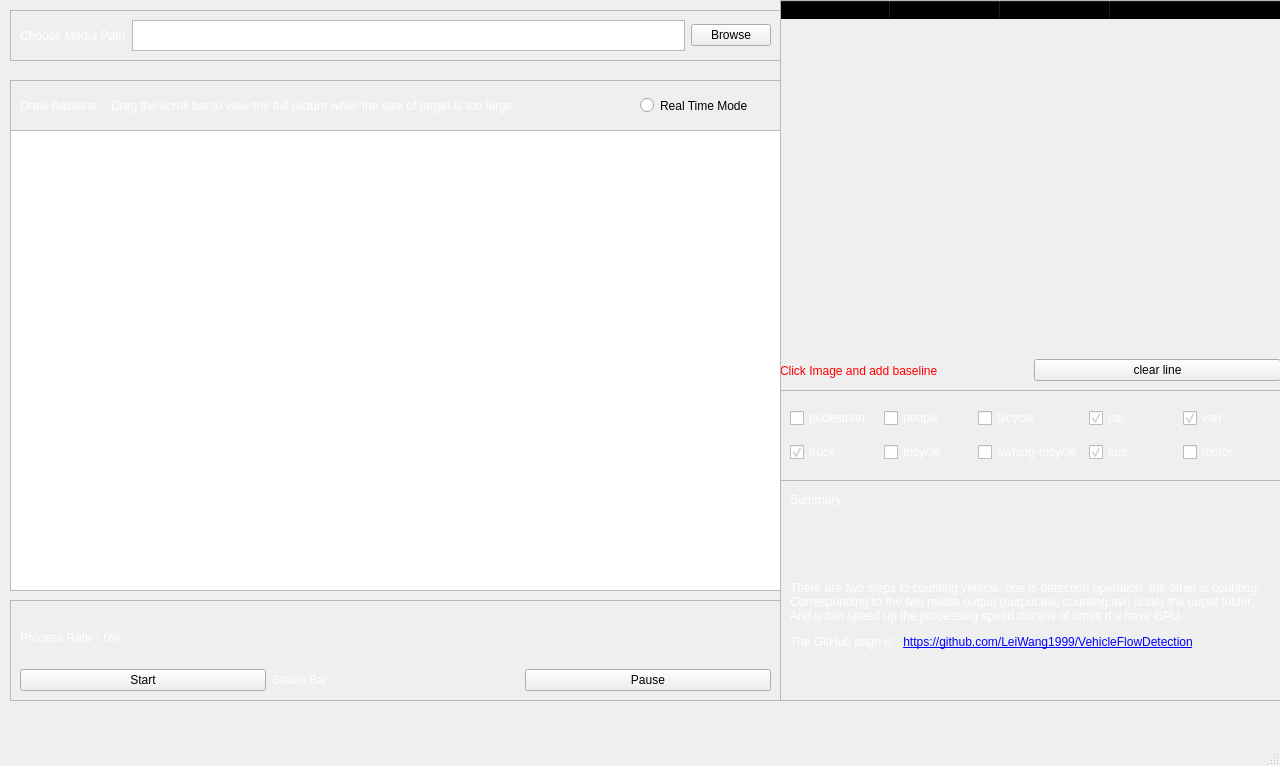
<?xml version="1.0" encoding="UTF-8"?>
<ui version="4.0">
 <class>MainWindow</class>
 <widget class="QMainWindow" name="MainWindow">
  <property name="geometry">
   <rect>
    <x>0</x>
    <y>0</y>
    <width>1280</width>
    <height>766</height>
   </rect>
  </property>
  <property name="windowTitle">
   <string>VehicleGUI</string>
  </property>
  <widget class="QWidget" name="centralwidget">
   <widget class="QFrame" name="choose_video">
    <property name="geometry">
     <rect>
      <x>10</x>
      <y>10</y>
      <width>771</width>
      <height>51</height>
     </rect>
    </property>
    <property name="frameShape">
     <enum>QFrame::StyledPanel</enum>
    </property>
    <property name="frameShadow">
     <enum>QFrame::Raised</enum>
    </property>
    <layout class="QHBoxLayout" name="horizontalLayout">
     <item>
      <widget class="QLabel" name="label_2">
       <property name="styleSheet">
        <string notr="true">color:white;

font-family: 微软雅黑;

font-size:18px；</string>
       </property>
       <property name="text">
        <string>Choose Media Path</string>
       </property>
      </widget>
     </item>
     <item>
      <widget class="QTextBrowser" name="textBrowser"/>
     </item>
     <item>
      <widget class="QPushButton" name="browse">
       <property name="text">
        <string>Browse</string>
       </property>
      </widget>
     </item>
    </layout>
   </widget>
   <widget class="QFrame" name="baseline_info">
    <property name="geometry">
     <rect>
      <x>780</x>
      <y>0</y>
      <width>501</width>
      <height>391</height>
     </rect>
    </property>
    <property name="styleSheet">
     <string notr="true"/>
    </property>
    <property name="frameShape">
     <enum>QFrame::StyledPanel</enum>
    </property>
    <property name="frameShadow">
     <enum>QFrame::Raised</enum>
    </property>
    <widget class="QTableWidget" name="baseline_table">
     <property name="geometry">
      <rect>
       <x>0</x>
       <y>0</y>
       <width>501</width>
       <height>351</height>
      </rect>
     </property>
     <property name="styleSheet">
      <string notr="true">background-color:rgba(0,0,0,0);</string>
     </property>
     <property name="gridStyle">
      <enum>Qt::NoPen</enum>
     </property>
     <property name="rowCount">
      <number>10</number>
     </property>
     <property name="columnCount">
      <number>4</number>
     </property>
     <attribute name="horizontalHeaderVisible">
      <bool>true</bool>
     </attribute>
     <attribute name="horizontalHeaderCascadingSectionResizes">
      <bool>false</bool>
     </attribute>
     <attribute name="horizontalHeaderDefaultSectionSize">
      <number>110</number>
     </attribute>
     <attribute name="horizontalHeaderHighlightSections">
      <bool>true</bool>
     </attribute>
     <attribute name="horizontalHeaderMinimumSectionSize">
      <number>30</number>
     </attribute>
     <attribute name="horizontalHeaderShowSortIndicator" stdset="0">
      <bool>false</bool>
     </attribute>
     <attribute name="horizontalHeaderStretchLastSection">
      <bool>true</bool>
     </attribute>
     <attribute name="verticalHeaderVisible">
      <bool>false</bool>
     </attribute>
     <attribute name="verticalHeaderCascadingSectionResizes">
      <bool>false</bool>
     </attribute>
     <attribute name="verticalHeaderHighlightSections">
      <bool>false</bool>
     </attribute>
     <attribute name="verticalHeaderShowSortIndicator" stdset="0">
      <bool>false</bool>
     </attribute>
     <attribute name="verticalHeaderStretchLastSection">
      <bool>false</bool>
     </attribute>
     <row/>
     <row/>
     <row/>
     <row/>
     <row/>
     <row/>
     <row/>
     <row/>
     <row/>
     <row/>
     <column>
      <property name="text">
       <string>index</string>
      </property>
      <property name="textAlignment">
       <set>AlignCenter</set>
      </property>
     </column>
     <column>
      <property name="text">
       <string>Start</string>
      </property>
      <property name="textAlignment">
       <set>AlignCenter</set>
      </property>
     </column>
     <column>
      <property name="text">
       <string>End</string>
      </property>
      <property name="textAlignment">
       <set>AlignCenter</set>
      </property>
     </column>
     <column>
      <property name="text">
       <string>Count</string>
      </property>
      <property name="textAlignment">
       <set>AlignCenter</set>
      </property>
     </column>
    </widget>
    <widget class="QWidget" name="layoutWidget">
     <property name="geometry">
      <rect>
       <x>0</x>
       <y>350</y>
       <width>501</width>
       <height>41</height>
      </rect>
     </property>
     <layout class="QHBoxLayout" name="horizontalLayout_2">
      <item>
       <widget class="QLabel" name="baseline_message">
        <property name="styleSheet">
         <string notr="true">color:red;

font-family: 微软雅黑;

font-size:18px；</string>
        </property>
        <property name="text">
         <string>Click Image and add baseline</string>
        </property>
       </widget>
      </item>
      <item>
       <widget class="QPushButton" name="line_clear">
        <property name="text">
         <string>clear line</string>
        </property>
       </widget>
      </item>
     </layout>
    </widget>
   </widget>
   <widget class="QLabel" name="label">
    <property name="geometry">
     <rect>
      <x>-1</x>
      <y>-5</y>
      <width>1281</width>
      <height>751</height>
     </rect>
    </property>
    <property name="text">
     <string/>
    </property>
    <property name="pixmap">
     <pixmap>../images/background.jpg</pixmap>
    </property>
    <property name="scaledContents">
     <bool>true</bool>
    </property>
   </widget>
   <widget class="QFrame" name="draw_baseline">
    <property name="geometry">
     <rect>
      <x>10</x>
      <y>80</y>
      <width>771</width>
      <height>511</height>
     </rect>
    </property>
    <property name="frameShape">
     <enum>QFrame::StyledPanel</enum>
    </property>
    <property name="frameShadow">
     <enum>QFrame::Raised</enum>
    </property>
    <widget class="QGraphicsView" name="graphicsView">
     <property name="geometry">
      <rect>
       <x>0</x>
       <y>50</y>
       <width>771</width>
       <height>461</height>
      </rect>
     </property>
    </widget>
    <widget class="QLabel" name="label_3">
     <property name="geometry">
      <rect>
       <x>10</x>
       <y>0</y>
       <width>611</width>
       <height>51</height>
      </rect>
     </property>
     <property name="styleSheet">
      <string notr="true">color:white;

font-family: 微软雅黑;

font-size:18px；</string>
     </property>
     <property name="text">
      <string>Draw Baseline  - Drag the scroll bar to view the full picture while the size of target is too large</string>
     </property>
    </widget>
    <widget class="QRadioButton" name="realtimemode">
     <property name="geometry">
      <rect>
       <x>630</x>
       <y>10</y>
       <width>131</width>
       <height>31</height>
      </rect>
     </property>
     <property name="text">
      <string>Real Time Mode</string>
     </property>
    </widget>
   </widget>
   <widget class="QFrame" name="control_process">
    <property name="geometry">
     <rect>
      <x>10</x>
      <y>600</y>
      <width>771</width>
      <height>101</height>
     </rect>
    </property>
    <property name="frameShape">
     <enum>QFrame::StyledPanel</enum>
    </property>
    <property name="frameShadow">
     <enum>QFrame::Raised</enum>
    </property>
    <layout class="QGridLayout" name="gridLayout_2">
     <item row="1" column="0">
      <widget class="QPushButton" name="start">
       <property name="text">
        <string>Start</string>
       </property>
      </widget>
     </item>
     <item row="1" column="2">
      <widget class="QPushButton" name="pause">
       <property name="text">
        <string>Pause</string>
       </property>
      </widget>
     </item>
     <item row="0" column="0" colspan="3">
      <widget class="QLabel" name="processrate">
       <property name="styleSheet">
        <string notr="true">color:white;

font-family: 微软雅黑;

font-size:18px；</string>
       </property>
       <property name="text">
        <string>Process Rate：0%</string>
       </property>
      </widget>
     </item>
     <item row="1" column="1">
      <widget class="QLabel" name="process_message">
       <property name="styleSheet">
        <string notr="true">color:white;

font-family: 微软雅黑;

font-size:18px；</string>
       </property>
       <property name="text">
        <string>Status Bar</string>
       </property>
      </widget>
     </item>
    </layout>
   </widget>
   <widget class="QFrame" name="show_result">
    <property name="geometry">
     <rect>
      <x>780</x>
      <y>480</y>
      <width>501</width>
      <height>221</height>
     </rect>
    </property>
    <property name="frameShape">
     <enum>QFrame::StyledPanel</enum>
    </property>
    <property name="frameShadow">
     <enum>QFrame::Raised</enum>
    </property>
    <widget class="QLabel" name="label_19">
     <property name="geometry">
      <rect>
       <x>10</x>
       <y>0</y>
       <width>96</width>
       <height>39</height>
      </rect>
     </property>
     <property name="styleSheet">
      <string notr="true">color:white;

font-family: 微软雅黑;

font-size:18px；</string>
     </property>
     <property name="text">
      <string>Summary</string>
     </property>
    </widget>
    <widget class="QLabel" name="label_6">
     <property name="geometry">
      <rect>
       <x>10</x>
       <y>60</y>
       <width>481</width>
       <height>151</height>
      </rect>
     </property>
     <property name="styleSheet">
      <string notr="true">color:white;

font-family: 微软雅黑;

font-size:18px；</string>
     </property>
     <property name="text">
      <string>&lt;html&gt;&lt;head/&gt;&lt;body&gt;&lt;p&gt;There are two steps to counting vehicle. one is detection operation, the other is counting. Corresponding to the two media output (output.avi, counting.avi) under the ouput folder. And u can speed up the processing speed dozens of times If u have GPU.&lt;/p&gt;&lt;p&gt;The GitHub page is : &lt;a href=&quot;https://github.com/NjtechPrinceling/VehicleFlowDetection&quot;&gt;&lt;span style=&quot; text-decoration: underline; color:#0000ff;&quot;&gt;https://github.com/LeiWang1999/VehicleFlowDetection&lt;/span&gt;&lt;/a&gt;&lt;/p&gt;&lt;/body&gt;&lt;/html&gt;</string>
     </property>
     <property name="scaledContents">
      <bool>false</bool>
     </property>
     <property name="wordWrap">
      <bool>true</bool>
     </property>
    </widget>
   </widget>
   <widget class="QFrame" name="frame">
    <property name="geometry">
     <rect>
      <x>780</x>
      <y>390</y>
      <width>501</width>
      <height>91</height>
     </rect>
    </property>
    <property name="frameShape">
     <enum>QFrame::StyledPanel</enum>
    </property>
    <property name="frameShadow">
     <enum>QFrame::Raised</enum>
    </property>
    <layout class="QGridLayout" name="gridLayout">
     <item row="0" column="3">
      <widget class="QCheckBox" name="bicycle">
       <property name="styleSheet">
        <string notr="true">color:white;

font-family: 微软雅黑;

font-size:18px；</string>
       </property>
       <property name="text">
        <string>bicycle</string>
       </property>
       <property name="checked">
        <bool>false</bool>
       </property>
      </widget>
     </item>
     <item row="0" column="4">
      <widget class="QCheckBox" name="car">
       <property name="styleSheet">
        <string notr="true">color:white;

font-family: 微软雅黑;

font-size:18px；</string>
       </property>
       <property name="text">
        <string>car</string>
       </property>
       <property name="checked">
        <bool>true</bool>
       </property>
      </widget>
     </item>
     <item row="0" column="5">
      <widget class="QCheckBox" name="van">
       <property name="styleSheet">
        <string notr="true">color:white;

font-family: 微软雅黑;

font-size:18px；</string>
       </property>
       <property name="text">
        <string>van</string>
       </property>
       <property name="checked">
        <bool>true</bool>
       </property>
      </widget>
     </item>
     <item row="1" column="5">
      <widget class="QCheckBox" name="motor">
       <property name="styleSheet">
        <string notr="true">color:white;

font-family: 微软雅黑;

font-size:18px；</string>
       </property>
       <property name="text">
        <string>motor</string>
       </property>
      </widget>
     </item>
     <item row="0" column="1">
      <widget class="QCheckBox" name="pedestrian">
       <property name="styleSheet">
        <string notr="true">color:white;

font-family: 微软雅黑;

font-size:18px；</string>
       </property>
       <property name="text">
        <string>pedestrian</string>
       </property>
      </widget>
     </item>
     <item row="1" column="4">
      <widget class="QCheckBox" name="bus">
       <property name="styleSheet">
        <string notr="true">color:white;

font-family: 微软雅黑;

font-size:18px；</string>
       </property>
       <property name="text">
        <string>bus</string>
       </property>
       <property name="checked">
        <bool>true</bool>
       </property>
      </widget>
     </item>
     <item row="0" column="2">
      <widget class="QCheckBox" name="people">
       <property name="styleSheet">
        <string notr="true">color:white;

font-family: 微软雅黑;

font-size:18px；</string>
       </property>
       <property name="text">
        <string>people</string>
       </property>
      </widget>
     </item>
     <item row="1" column="3">
      <widget class="QCheckBox" name="awning_tricycle">
       <property name="styleSheet">
        <string notr="true">color:white;

font-family: 微软雅黑;

font-size:18px；</string>
       </property>
       <property name="text">
        <string>awning-tricycle</string>
       </property>
      </widget>
     </item>
     <item row="1" column="2">
      <widget class="QCheckBox" name="tricycle">
       <property name="styleSheet">
        <string notr="true">color:white;

font-family: 微软雅黑;

font-size:18px；</string>
       </property>
       <property name="text">
        <string>tricycle</string>
       </property>
      </widget>
     </item>
     <item row="1" column="1">
      <widget class="QCheckBox" name="truck">
       <property name="styleSheet">
        <string notr="true">color:white;

font-family: 微软雅黑;

font-size:18px；</string>
       </property>
       <property name="text">
        <string>truck</string>
       </property>
       <property name="checked">
        <bool>true</bool>
       </property>
      </widget>
     </item>
    </layout>
   </widget>
   <zorder>label</zorder>
   <zorder>choose_video</zorder>
   <zorder>baseline_info</zorder>
   <zorder>draw_baseline</zorder>
   <zorder>control_process</zorder>
   <zorder>show_result</zorder>
   <zorder>frame</zorder>
  </widget>
  <widget class="QStatusBar" name="statusbar"/>
 </widget>
 <resources/>
 <connections/>
</ui>
